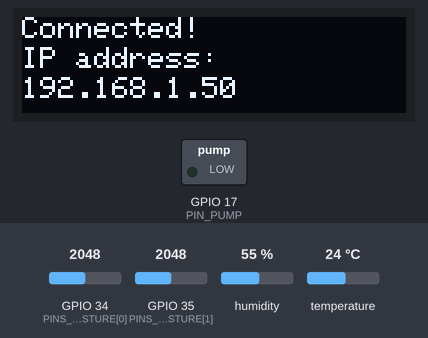
Bench run of a program on a simulated ESP32. Shown: 128×32 one-colour display, switched loads named in the program (green lamp = pin HIGH). Inputs (shaded band) come from the test bench; at power-on: GPIO 34 (PINS_MOISTURE[0]) = 2048, GPIO 35 (PINS_MOISTURE[1]) = 2048, humidity 55 %, temperature 24 °C. WiFi joins after 1.5 s; servers stay silent unless stated; pins used as bus, display or sensor lines are not drawn; what the program prints to the serial monitor is not drawn.

Above: at 4.7 s.
At 9.8 s:
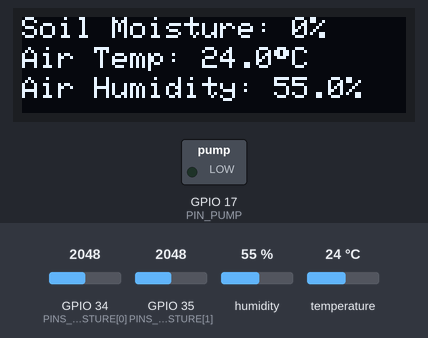

Measured:
- what the display in image 0 shows lasts 5.1 s, from 4.6 s to 9.7 s

The program:

main.cpp
```cpp
#include <Arduino.h>
#include <SPI.h>
#include <Wire.h>
#include <Adafruit_GFX.h>
#include <Adafruit_SSD1306.h>
#include <ArduinoJson.h>
#include <string.h>
#include <WiFi.h>
#include <WebServer.h>
#include <Adafruit_Sensor.h>
#include <DHT_U.h>

#include "main.h"

struct SensorReadings {
  uint moisture[NUM_MOISTURE_SENSORS];
  uint avgMoisture;
  float humidity;
  float temperature;
};

TwoWire tw = TwoWire(1); // FOR SDA/SCL of OLED display
Adafruit_SSD1306 display(OLED_WIDTH, OLED_HEIGHT, &tw, OLED_RESET); // OLED DISPLAY
WebServer server(API_PORT); // For JSON API
DHT_Unified dht(PIN_DHT, DHT_TYPE);

// The struct we will be keeping an up to date record of our readings in
struct SensorReadings sensorReadings = {0};

// Returns a moisture value between 0 and 100, where 0 is dryest and 100 is fully submersed
void updateMoistureReadings() {
  digitalWrite(PIN_MOISTURE_VCC, HIGH); // Turn the sensors on
  delay(100); // Small delay to make sure the sensor(s) have power

  // Read from the available moisture sensors and
  for (int i = 0; i < NUM_MOISTURE_SENSORS; i++) {
    int adc = analogRead(PINS_MOISTURE[i]);
    // If we got an erroneous reading, just disregard it
    if (adc >= MAX_MOISTURE_VALUE && adc <= MIN_MOISTURE_VALUE) {
      // Map the analog value to a value between 0 and 100 for easier reading
      sensorReadings.moisture[i] = uint(map(adc, MIN_MOISTURE_VALUE, MAX_MOISTURE_VALUE, 0, 100));
    }
  }

  digitalWrite(PIN_MOISTURE_VCC, LOW); // Turn the sensors off again

  // Get the average value of all moisture sensors
  int avgMoisture = 0;
  for (int i = 0; i < NUM_MOISTURE_SENSORS; i++) {
    avgMoisture += sensorReadings.moisture[i];
  }
  sensorReadings.avgMoisture = (uint) round(avgMoisture / NUM_MOISTURE_SENSORS);
}

void updateTempHumidity() {
  sensors_event_t event;

  dht.temperature().getEvent(&event);
  if (isnan(event.temperature)) {
    sensorReadings.temperature = 0;
  } else {
    sensorReadings.temperature = event.temperature;
  }

  dht.humidity().getEvent(&event);
  if (isnan(event.relative_humidity)) {
    sensorReadings.humidity = 0;
  } else {
    sensorReadings.humidity = event.relative_humidity;
  }
}

void updateSensorReadings() {
  updateMoistureReadings();
  updateTempHumidity();
}

void pumpWater(int seconds) {
  display.clearDisplay();
  display.setCursor(0, 0);
  display.printf("Watering for %is...", seconds);
  display.setCursor(0, 10);
  display.printf("Then waiting %is...", WAIT_SECONDS);
  display.display();
  digitalWrite(PIN_PUMP, HIGH); // Trigger the relay
  delay(seconds * 1000); // Wait for the given number of seconds before closing the relay again
  digitalWrite(PIN_PUMP, LOW);
}

void displayReadings() {
  int spacing = int(OLED_HEIGHT / 3);

  display.clearDisplay();
  display.setCursor(0, 0);
  display.printf("%s %i%%", MOISTURE_MSG, sensorReadings.avgMoisture);
  display.setCursor(0, spacing);
  display.printf("%s %.1f%cC", AIR_TEMP_MSG, sensorReadings.temperature, (char)247);
  display.setCursor(0, spacing * 2);
  display.printf("%s %.1f%%", HUMIDITY_MSG, sensorReadings.humidity);
  display.setCursor(0, spacing * 3);
  display.display();
}

void getReadingsJSON(char *dest, size_t size) {
  StaticJsonDocument<JSON_ARRAY_SIZE(NUM_MOISTURE_SENSORS) + JSON_OBJECT_SIZE(4) + 50> json;

  json.createNestedArray("moisture_values");
  JsonArray moistureValues = json["moisture_values"].as<JsonArray>();

  for (int i = 0; i < NUM_MOISTURE_SENSORS; i++) {
    moistureValues.add(sensorReadings.moisture[i]);
  }

  json["avg_moisture"].set(sensorReadings.avgMoisture);
  json["humidity"].set(sensorReadings.humidity);
  json["temperature"].set(sensorReadings.temperature);

  serializeJson(json, dest, size);
}

void handleNotFound() {
  server.send(404, "text/plain", "Page Not Found");
}

void handleReadings() {
  char buffer[JSON_BUFF_SIZE];
  getReadingsJSON(buffer, JSON_BUFF_SIZE);
  server.send(200, "text/json", String(buffer));
}

void listenerLoop(void * pvParameters) {
  while(true) { // Infinite loopings for the HTTP listener
    server.handleClient();
  }
}

void loop() {
  updateSensorReadings();
  displayReadings();

  // Trigger the pumping process if the average moisture hits our LOW_MOISTURE_TRIGGER value
  // Do nothing if the reading is zero. This likely means no sensor is connected (or it's broken).
  if (sensorReadings.avgMoisture != 0 && sensorReadings.avgMoisture <= LOW_MOISTURE_TRIGGER) {
    while (sensorReadings.avgMoisture < TARGET_MOISTURE) {
      pumpWater(PUMP_SECONDS);
      displayReadings();
      delay(WAIT_SECONDS * 1000);
      updateSensorReadings(); // Read the sensors again
      displayReadings();
    }
  } else {
    delay(WAIT_SECONDS * 1000);
  }
}

void setupWireless() {
  // Prevent power-saving mode
  WiFi.setSleep(false);
  WiFi.setAutoReconnect(true);
  WiFi.mode(WIFI_STA);

  // Attempt network connection on loop until success
  WiFi.begin(WIFI_SSID, WIFI_PASSWORD);
  bool inverter = true; // Value used to make a simple waiting animation
  while (WiFi.status() != WL_CONNECTED) {
    delay(100);
    display.clearDisplay();
    display.setCursor(0, 0);
    display.print("Connecting to:");
    display.setCursor(0, 10);
    display.print(WIFI_SSID);
    display.setCursor(0, 20);

    if (inverter == true) {
      display.print("\\");
    } else {
      display.print("/");
    }

    display.display();
    inverter  = !inverter;
  }

  display.clearDisplay();
  display.setCursor(0, 0);
  display.print("Connected!");
  display.setCursor(0, 10);
  display.print("IP address:");
  display.setCursor(0, 20);
  char buffer[15]; // Buffer large enough to hold an IPv4 address as string
  WiFi.localIP().toString().toCharArray(buffer, 15);
  Serial.println(buffer);
  display.print(buffer);
  display.display();
  delay(5000); // Delay so the IP can be read

  server.onNotFound(handleNotFound);
  server.on(API_ENDPOINT, HTTP_GET, handleReadings); // The http endpoint for GETting values
  server.begin();

  // We are taking advantage of the freeRTOS API function to spin up a separate thread for listening for http clients
  // This way it won't interfere with any of our other functionality
  xTaskCreate(listenerLoop, "HTTP Server Listener", 4096, NULL, 1, NULL);
}

void setup() {
  dht.begin();
  tw.begin(PIN_SDA, PIN_SCL);
  Serial.begin(9600);

  // Setup the pump and make sure it's off
  pinMode(PIN_PUMP, OUTPUT);
  digitalWrite(PIN_PUMP, LOW);

  // Setup the moisture sensor power pin and make sure it's off
  pinMode(PIN_MOISTURE_VCC, OUTPUT);
  digitalWrite(PIN_MOISTURE_VCC, LOW);

  delay(3000); // DM OLED has resistors R3 and R4 swapped, causing reset time of 2.7sec... Here's a hack for stock units
  display.begin(SSD1306_SWITCHCAPVCC, 0x3C);// initialize with the I2C addr 0x3C

  display.clearDisplay();
  display.setTextColor(WHITE);
  display.setTextSize(1.5);

  setupWireless();
}
```

main.h
```cpp
#ifndef MAIN_H
#define MAIN_H

#define API_PORT 80
#define API_ENDPOINT "/readings"
#define WIFI_SSID "somewifi"
#define WIFI_PASSWORD "somepassword"
#define JSON_BUFF_SIZE 1024

#define PIN_PUMP 17
#define PIN_DHT 16
#define DHT_TYPE DHT21

#define NUM_MOISTURE_SENSORS 2
const int PINS_MOISTURE[NUM_MOISTURE_SENSORS]= {34, 35};
#define PIN_MOISTURE_VCC 5 // Pin to control power to the moisture sensors (via transistor). Limits corrosion this way.

#define MAX_MOISTURE_VALUE 760 // Change this to values your sensor reads (Value when moisture is maximum)
#define MIN_MOISTURE_VALUE 1700// Change this to values your sensor reads (Value when moisture is minimum)
#define LOW_MOISTURE_TRIGGER 30 // Low moisture level in percentage, which will trigger the pumping process
#define TARGET_MOISTURE 60 // Target moisture level in percentage
#define PUMP_SECONDS 20 // Number of seconds to pump for before waiting for another reading
#define WAIT_SECONDS 30 // Seconds to wait inbetween pumps, before checking the moisture level again. Also waiting time between checking sensors.

#define OLED_RESET 16
#define OLED_WIDTH 128
#define OLED_HEIGHT 32
#define PIN_SDA 21
#define PIN_SCL 22

#define MOISTURE_MSG "Soil Moisture:"
#define AIR_TEMP_MSG "Air Temp:"
#define HUMIDITY_MSG "Air Humidity:"

#endif
```
